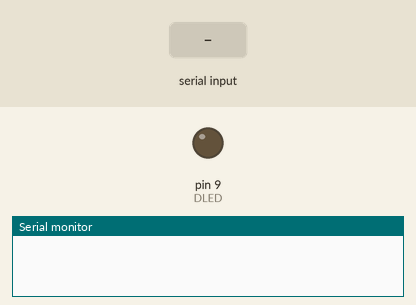
A sketch run on a simulated Arduino Uno, built with avr-gcc and run on an emulated ATmega328P. Parts: output pins drawn as LEDs (lit = HIGH), the last lines printed to the serial monitor. The test bench sets the inputs (shaded band).

Above: at 1.2 s.
1.3 s: "s,45\n" received over Serial
At 2.5 s:
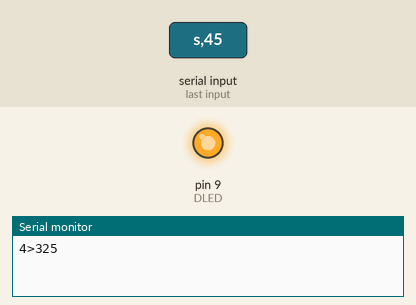
2.8 s: "a90\n" received over Serial
Timing chart, 0 to 5.8 s (numbered marks = the images above; inputs shaded):
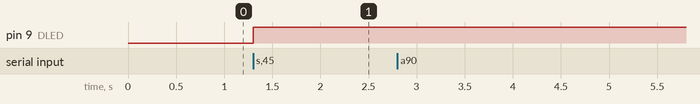

The sketch:

sonoffsc_atmega328.ino
```cpp
#include <stdint.h>
#include <string.h>
#include <DHT.h>

// Constants to connection with the broker
#define DEVICE_NAME   "sonoffsc01"
#define MQTT_PORT     1883

// Pins used
#define LUMINOSITY    A3
#define SOUND         A2
#define DUST          A1
#define DLED          9
#define DHTPIN        6


//Hash that represents the attributes
#define H_temperatureSensor 0x5821FBAD
#define H_luminositySensor  0xF8D7A29C
#define H_dustSensor        0xD2A27EDF
#define H_lampActuator      0xEEF6732
#define H_humiditySensor    0x83D62D4C
#define H_soundSensor       0x308B1BA8

#define int_T     0
#define float_T   1
#define str_T     2

#define sensorCount 6
#define actuatorCount 1

// Allow Software Serial
//#define ENABLE_SOFTWARE_SERIAL

#define DEBUG_PORT ATMSerial
//#define DEBUG_PORT

// If enabled Software Serial
#ifdef ENABLE_SOFTWARE_SERIAL
#include <SoftwareSerial.h>
// Software Serial should be static since this file can be called multiple times
SoftwareSerial static ATMSerial(7,6);
#endif
#ifndef ENABLE_SOFTWARE_SERIAL
#define ATMSerial Serial
#endif
/*  This is a example sketch of a simple device who sends simple values to in response
    To another's device request.
    The objective is that he would be ables to...

    That device is in the scenario where he comunicates, through a serial port,
    with another device.

    Each sensor(or any other funcionality like actuactors) has an associated ID
*/
#define DHTTYPE DHT11   // DHT 22  (AM2302), AM2321
DHT dht(DHTPIN, DHTTYPE);

// Variveis
int                 aux;
float               luz;
float               v_out;
volatile int        t;
volatile int        luminosity;
float               voMeasured;
float               calcVoltage;
float               dustDensity;
volatile int        flag = 1;
volatile int        state;
volatile int        state_relay;

byte ip[4] =        { 127, 0, 0, 1 };

//FLOW
unsigned long int lastTime;
char vector_response[60];

typedef struct sensorStruct{
  int id;
  uint8_t type;
}sensorStruct;

sensorStruct sensors[sensorCount];

typedef struct actuatorStruct{
  int id;
  uint8_t type;
}actuatorStruct;

actuatorStruct actuators[actuatorCount];

//  Sensors functions
/*<sensorFunctions>*/
int luminosity_sensor(int PIN){
  return analogRead(PIN);
}

int temperature_sensor(int PIN){
  return (int)dht.readTemperature();
}

int humidity_sensor(int PIN){
  return (int)dht.readHumidity();
}


int sound_sensor(int PIN){
  return analogRead(PIN);
}

int dust_sensor(int PIN){
    voMeasured = 0;
    calcVoltage = 0;
    dustDensity = 0;
    digitalWrite(DLED,LOW);
    delayMicroseconds(280);
    voMeasured = analogRead(PIN);
    delayMicroseconds(40);
    digitalWrite(DLED,HIGH);
    delayMicroseconds(9680);
    calcVoltage = voMeasured * (5.0 / 1024);
    /* Dust Density [ug/m3] */
    dustDensity = (0.17 * calcVoltage - 0.1)*1000;
    return (int)dustDensity;
}
/*</sensorFunctions>*/

/*
  Sensor ID's defines
*/
//  <sensorsID>
#define ID_temp     1
#define ID_lumin    2
#define ID_sound    3
#define ID_dust     4
#define ID_hum      5
//  </sensorsID>

//  Actuators functions
/*<actuatorFunctions>*/

int lamp_actuator(int PIN, int state ){
  if(state == 0){
    digitalWrite(PIN, LOW);
    state_relay =  state;
    ATMSerial.println("Desligado");
  }
  else if(state == 2){
    state_relay =  !state_relay;
    digitalWrite(PIN, state_relay);
    state = state_relay;
    ATMSerial.println("Alternou");
  }
  else{
    digitalWrite(PIN, HIGH);
    state_relay =  state;
    ATMSerial.println("Ligado");
  }
}

/*</actuatorFunctions>*/
/*
  Actuators ID's defines
*/
//  <actuatorsID>
#define ID_lamp     0
//  </actuatorsID>

bool get(uint8_t id) {
  char response[20];
  double aux;

  switch(id){
    case ID_temp:
      // The dht_temperatures_sensor supports INFO and VALUE requests.
      aux = temperature_sensor(DHTPIN);
      break;
    case ID_lumin:
      // The lumisity_sensor supports INFO and VALUE,requests.
      aux = luminosity_sensor(LUMINOSITY);
      break;
    case ID_sound:
      aux = sound_sensor(SOUND);
      break;
    case ID_dust:
      aux = dust_sensor(DUST);
      break;
    case ID_hum:
      aux = humidity_sensor(DHTPIN);
      break;
    default:
      return false;
  }

  //treating the value type
  switch(sensors[id].type){
      case float_T:
        //<debug>
        //ATMSerial.println("É float");
        dtostrf(aux,2,2,response);
        break;
      case int_T:
        //<debug>
        //ATMSerial.println("É int");
        itoa((int)aux,response,10);
        break;
      default:
        //<debug>
        //ATMSerial.println("É alguma coisa...");
        return false;
  }

  /*
    Sends the response to master
    <format> id:value:flag
    <example> response:
      (1) 9>65.34>s
        '9' is the id
        '65.34' is the value
        's' is the flag
      (2) 12>27>f
        '12' is the id
        '27' is the value
        'f' is the flag
    </example>
  */
  Serial.print(id);
  Serial.print(">");
  Serial.println(response);

  //<debug> Prints the message to master
  //ATMSerial.print(id);
  //ATMSerial.print(">");
  //ATMSerial.println(response);
  //</debug>

  return true;
}

bool set(uint8_t id,int value) {
  ATMSerial.println("Setando");
  switch (id) {
    case ID_lamp:
      ATMSerial.println("Lamp!");
      break;
    default:
      return false;
  }
  return true;
}


void callback(char* buffer,int length){
  /*
    <example> request  :
      s:2
      's' is the flag(means 'sensor')
      '12' is the feature ID
    </example>
    So atoi(buffer[2] - 48) is the ID
    and buffer[0] is the flag

    <example> request  :
      a:1:2
      'a' is the flag(means 'actuator')
      '1' is the feature ID
      '2' is the request value
    </example>
    So atoi(buffer[2] - 48) is the ID
    and buffer[0] is the flag

  */
  switch(buffer[0]){
    case 's':
      get((buffer[2]-48));
      break;
    case 'a':
      set((buffer[2]-48),atoi(&buffer[4]));
      break;
    default:
      //<debug>
      //ATMSerial.println("Erro...");
      return;
  }

}

void serial_read(char readch, byte *buffer, int len) {
  static int pos = 0;

  if (readch > 0) {
    switch (readch) {
      case '\n':
        /*Sends the message and its length(pos) to the callback function*/
        callback((char*)buffer, pos);
        pos = 0;
        break;
      default:
        if (pos < len - 1) {
          if (readch == '\r') return;
          buffer[pos++] = readch;
          buffer[pos] = 0;
        }
    }
  }
}
// SETUP
void setup() {

  Serial.begin(115200);
  ATMSerial.begin(115200);
  pinMode(DLED,OUTPUT);

  // type declarations
  /*<declarations>*/
  sensors[ID_temp].type  = int_T;
  sensors[ID_hum].type  = int_T;
  sensors[ID_lumin].type = int_T;
  sensors[ID_sound].type = int_T;
  sensors[ID_dust].type  = int_T;
  actuators[ID_lamp].type  = int_T;
  /*</declarations>*/

  //ATMSerial.println("ATMEGA ready and waiting for instructions!");

}

// LOOP
void loop() {
  static byte buffer[100];
  serial_read(Serial.read(), buffer, 100);

}
```

Measured:
- after the input at 1.3 s, pin 9 (DLED): LOW → HIGH at once
